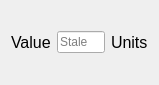
<?xml version="1.0" encoding="UTF-8"?>
<ui version="4.0">
 <class>variableDisplay</class>
 <widget class="QWidget" name="variableDisplay">
  <property name="geometry">
   <rect>
    <x>0</x>
    <y>0</y>
    <width>159</width>
    <height>85</height>
   </rect>
  </property>
  <property name="windowTitle">
   <string>Form</string>
  </property>
  <layout class="QHBoxLayout" name="horizontalLayout">
   <item>
    <widget class="QLabel" name="Name">
     <property name="font">
      <font>
       <pointsize>12</pointsize>
      </font>
     </property>
     <property name="text">
      <string>Value</string>
     </property>
    </widget>
   </item>
   <item>
    <widget class="QLineEdit" name="Value">
     <property name="readOnly">
      <bool>true</bool>
     </property>
     <property name="placeholderText">
      <string>Stale</string>
     </property>
    </widget>
   </item>
   <item>
    <widget class="QLabel" name="Units">
     <property name="font">
      <font>
       <pointsize>12</pointsize>
      </font>
     </property>
     <property name="text">
      <string>Units</string>
     </property>
    </widget>
   </item>
  </layout>
 </widget>
 <resources/>
 <connections/>
</ui>
